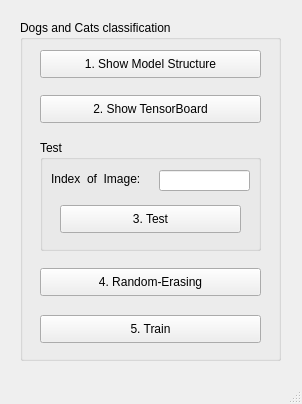
<?xml version="1.0" encoding="UTF-8"?>
<ui version="4.0">
 <class>MainWindow</class>
 <widget class="QMainWindow" name="MainWindow">
  <property name="geometry">
   <rect>
    <x>0</x>
    <y>0</y>
    <width>302</width>
    <height>404</height>
   </rect>
  </property>
  <property name="windowTitle">
   <string>MainWindow</string>
  </property>
  <widget class="QWidget" name="centralwidget">
   <widget class="QGroupBox" name="groupBox1">
    <property name="geometry">
     <rect>
      <x>20</x>
      <y>20</y>
      <width>261</width>
      <height>341</height>
     </rect>
    </property>
    <property name="title">
     <string>Dogs and Cats classification</string>
    </property>
    <widget class="QPushButton" name="Show_Model_Structure">
     <property name="geometry">
      <rect>
       <x>20</x>
       <y>30</y>
       <width>221</width>
       <height>28</height>
      </rect>
     </property>
     <property name="text">
      <string>1. Show Model Structure</string>
     </property>
    </widget>
    <widget class="QPushButton" name="Show_TensorBoard">
     <property name="geometry">
      <rect>
       <x>20</x>
       <y>75</y>
       <width>221</width>
       <height>28</height>
      </rect>
     </property>
     <property name="text">
      <string>2. Show TensorBoard</string>
     </property>
    </widget>
    <widget class="QPushButton" name="Train">
     <property name="geometry">
      <rect>
       <x>20</x>
       <y>295</y>
       <width>221</width>
       <height>28</height>
      </rect>
     </property>
     <property name="text">
      <string>5. Train</string>
     </property>
    </widget>
    <widget class="QGroupBox" name="groupBox">
     <property name="geometry">
      <rect>
       <x>20</x>
       <y>120</y>
       <width>221</width>
       <height>111</height>
      </rect>
     </property>
     <property name="title">
      <string>Test</string>
     </property>
     <widget class="QPushButton" name="Test">
      <property name="geometry">
       <rect>
        <x>20</x>
        <y>65</y>
        <width>181</width>
        <height>28</height>
       </rect>
      </property>
      <property name="text">
       <string>3. Test</string>
      </property>
     </widget>
     <widget class="QLineEdit" name="Test_Result_InputBox">
      <property name="geometry">
       <rect>
        <x>119</x>
        <y>30</y>
        <width>91</width>
        <height>21</height>
       </rect>
      </property>
      <property name="inputMethodHints">
       <set>Qt::ImhNone</set>
      </property>
     </widget>
     <widget class="QLabel" name="label">
      <property name="geometry">
       <rect>
        <x>11</x>
        <y>31</y>
        <width>101</width>
        <height>16</height>
       </rect>
      </property>
      <property name="text">
       <string>Index  of  Image:</string>
      </property>
     </widget>
    </widget>
    <widget class="QPushButton" name="Random_Erasing">
     <property name="geometry">
      <rect>
       <x>20</x>
       <y>248</y>
       <width>221</width>
       <height>28</height>
      </rect>
     </property>
     <property name="text">
      <string>4. Random-Erasing</string>
     </property>
    </widget>
   </widget>
  </widget>
  <widget class="QMenuBar" name="menubar">
   <property name="geometry">
    <rect>
     <x>0</x>
     <y>0</y>
     <width>302</width>
     <height>21</height>
    </rect>
   </property>
  </widget>
  <widget class="QStatusBar" name="statusbar"/>
 </widget>
 <resources/>
 <connections/>
</ui>
